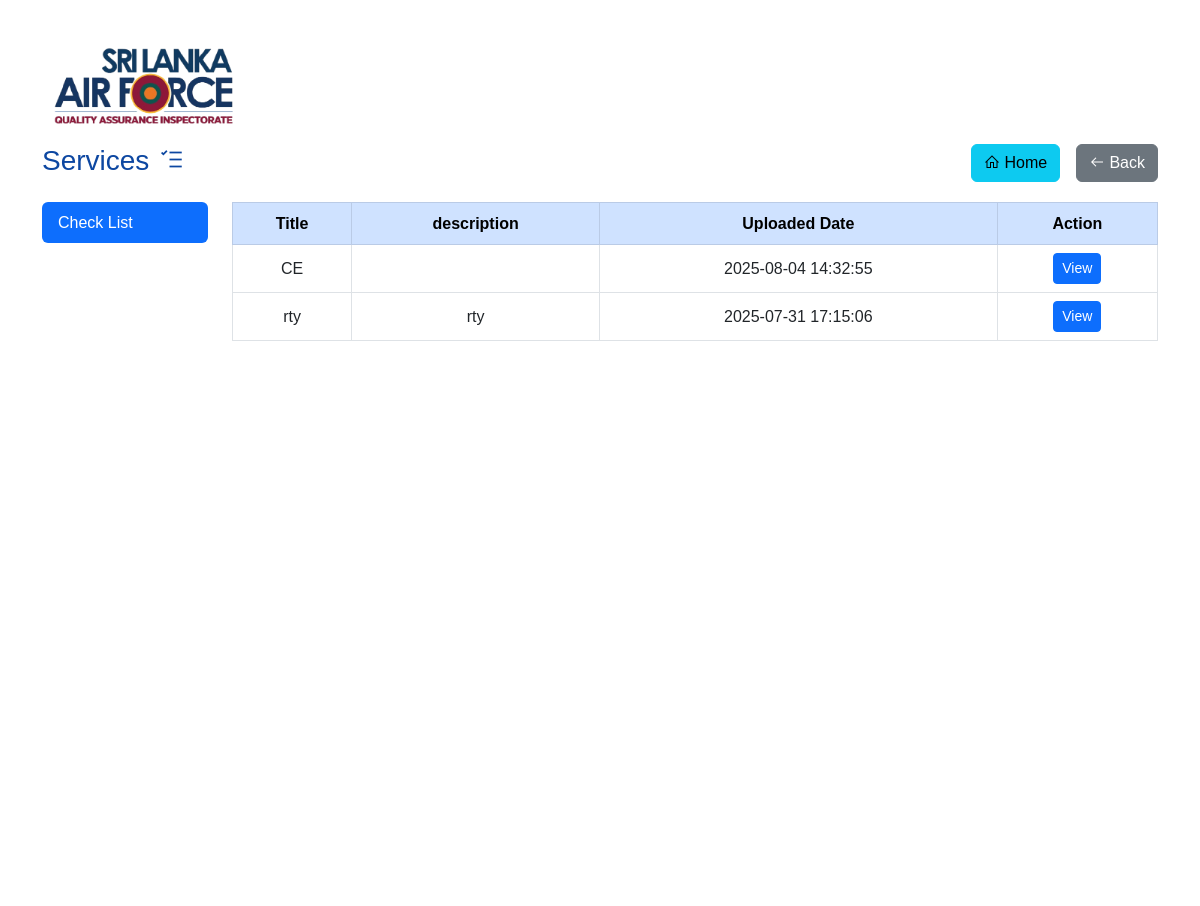
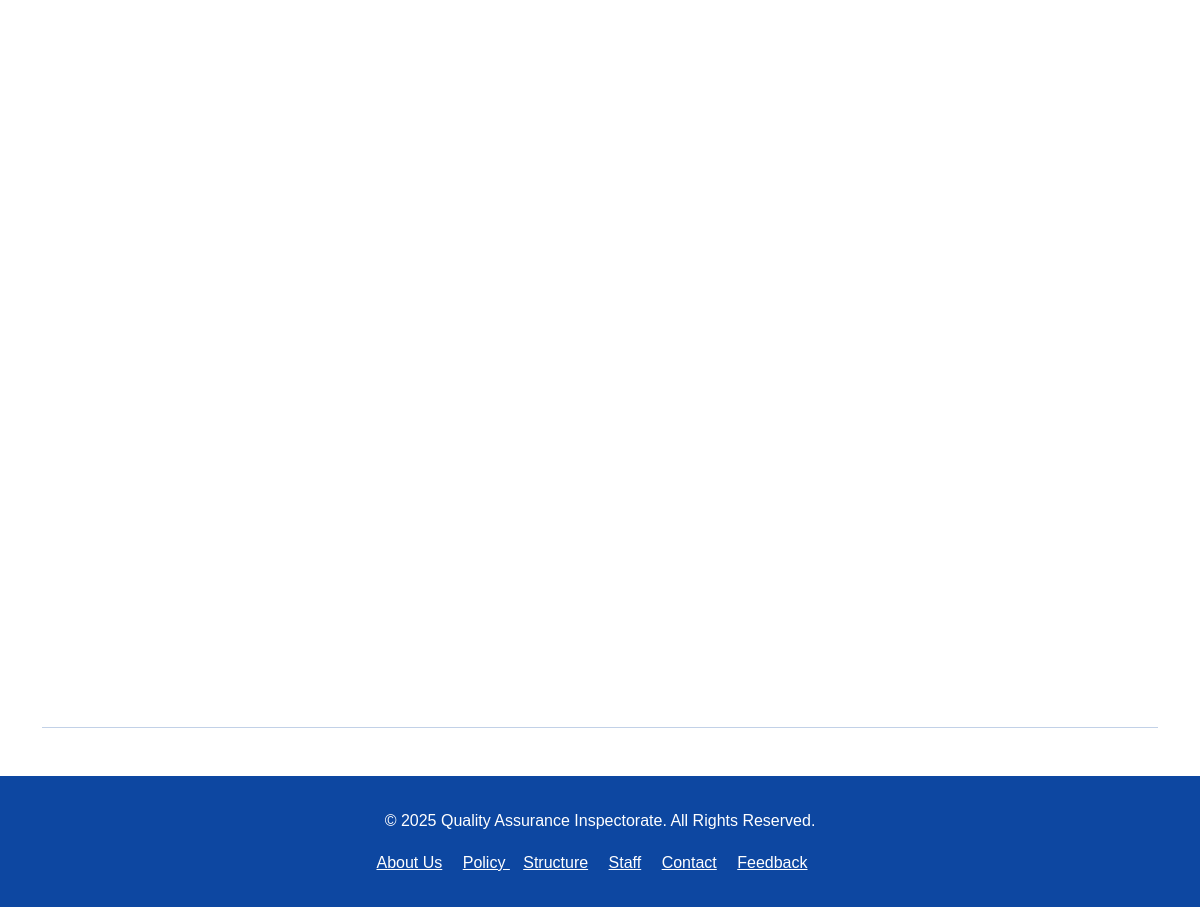
Page /services-checklist-ce.php on the committed database (2 pictures, top to bottom).
### tables this page shows
CREATE TABLE `documents` (
  `id` int NOT NULL AUTO_INCREMENT,
  `title` varchar(255) NOT NULL,
  `description` text,
  `category_id` int DEFAULT NULL,
  `uploaded_by` int DEFAULT NULL,
  `file_path` varchar(255) NOT NULL,
  `uploaded_at` timestamp NULL DEFAULT CURRENT_TIMESTAMP,
  `is_active` tinyint(1) DEFAULT '1',
  `branch_id` int DEFAULT NULL,
  `section` varchar(50) DEFAULT NULL,
  PRIMARY KEY (`id`) USING BTREE,
  KEY `uploaded_by` (`uploaded_by`) USING BTREE,
  KEY `fk_document_category` (`category_id`) USING BTREE,
  CONSTRAINT `documents_ibfk_1` FOREIGN KEY (`category_id`) REFERENCES `categories` (`id`) ON DELETE RESTRICT ON UPDATE RESTRICT,
  CONSTRAINT `documents_ibfk_2` FOREIGN KEY (`uploaded_by`) REFERENCES `admins` (`id`) ON DELETE RESTRICT ON UPDATE RESTRICT,
  CONSTRAINT `fk_document_category` FOREIGN KEY (`category_id`) REFERENCES `categories` (`id`) ON DELETE RESTRICT ON UPDATE RESTRICT
);

### services-checklist-ce.php (the view, shortened to what this page needs)
<?php
include 'template/head.php';
require_once "includes/config.php";
$stmt = $db->prepare("SELECT d.title,d.description, b.name AS branch_name , d.uploaded_by ,c.name AS category, d.uploaded_at, d.file_path FROM documents d
JOIN categories c ON d.category_id = c.id
JOIN branches b ON d.branch_id = b.id
 WHERE d.category_id = 7 AND d.is_active = 1 AND d.branch_id = 12 ORDER BY d.uploaded_at DESC");
$stmt->execute();
$result = $stmt->get_result();
?>
<body>
    <?php
    include 'template/header.php';
    ?>
    <main class="container my-5 pt-5">
        <div class="page-header mb-4">
            <h3 class="colour-defult">Services <i class="fa fa-tasks"></i>
                <div class="float-end">
                    <a href="index.php" class="btn btn-info me-2"><i class="fa fa-home"></i> Home</a>
                    <a href="javascript:history.back()" class="btn btn-secondary"><i class="fa fa-arrow-left"></i> Back</a>
                </div>
            </h3>
        </div>
        <div class="row">
            <div class="col-lg-2">
                <ul class="nav flex-column nav-pills" id="inspectorateTabs" role="tablist" aria-orientation="vertical">
                    <li class="nav-item">
                        <a class="nav-link active" id="org-tab" data-bs-toggle="pill" href="#org" role="tab">Check List</a>
                    </li>
                </ul>
            </div>
            <div class="col-lg-10">
                <table class="table table-bordered text-center align-middle">
                    <thead class="table-primary">
                        <tr>
                            <th>Title</th>
                            <th>description</th>
                            <th>Uploaded Date</th>
                            <th>Action</th>
                        </tr>
                    </thead>
                    <tbody>
                        <?php if ($result->num_rows > 0): ?>
                            <?php while ($row = $result->fetch_assoc()): ?>
                                <tr>
                                    <td><?= htmlspecialchars($row['title']) ?></td>
                                    <td><?= htmlspecialchars($row['description']) ?></td>
                                    <td><?= htmlspecialchars($row['uploaded_at']) ?></td>
                                    <td>
                                        <a href="admin/action/<?= htmlspecialchars($row['file_path']) ?>" target="_blank" class="btn btn-sm btn-primary">View</a>
                                    </td>
                                </tr>
                            <?php endwhile; ?>
                        <?php else: ?>
                            <tr>
                                <td colspan="5">No documents found</td>
                            </tr>
                        <?php endif; ?>
                    </tbody>
                </table>
            </div>
        </div>
        <hr>
    </main>
    <?php
    include 'template/footer.php';
    ?>
</body>
</html>

### assets/css/style.css (style rules this page uses)
:root { --primary-color: #1a237e; --secondary-color: #1976d2; --accent-color: #2196f3; --light-color: #e3f2fd; --dark-color: #0d47a1; }
body { font-family: DMSans, Tahoma, Geneva, Verdana, sans-serif; line-height: 1.6; color: var(--dark-color); overflow-x: hidden; }

### rows in the picture
documents: title "CE", uploaded_at "2025-08-04 14:32:55"
documents: title "rty", description "rty", uploaded_at "2025-07-31 17:15:06"
